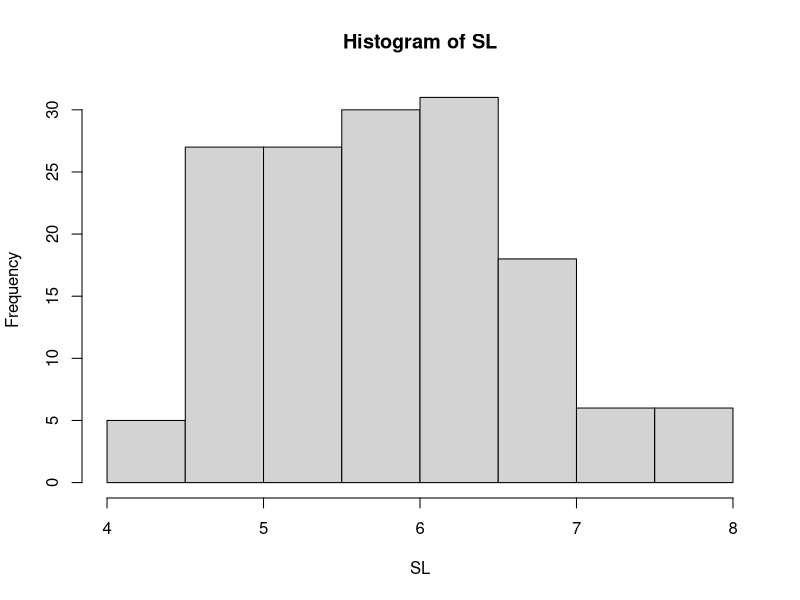
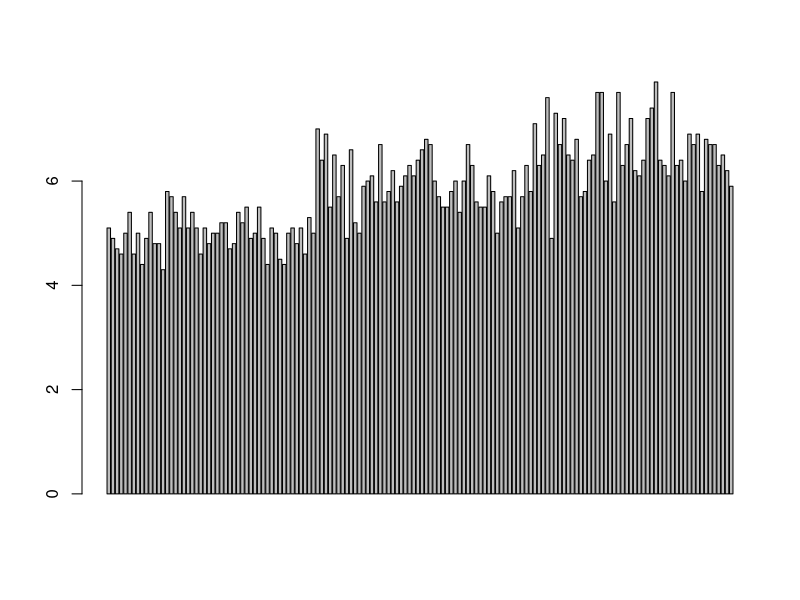
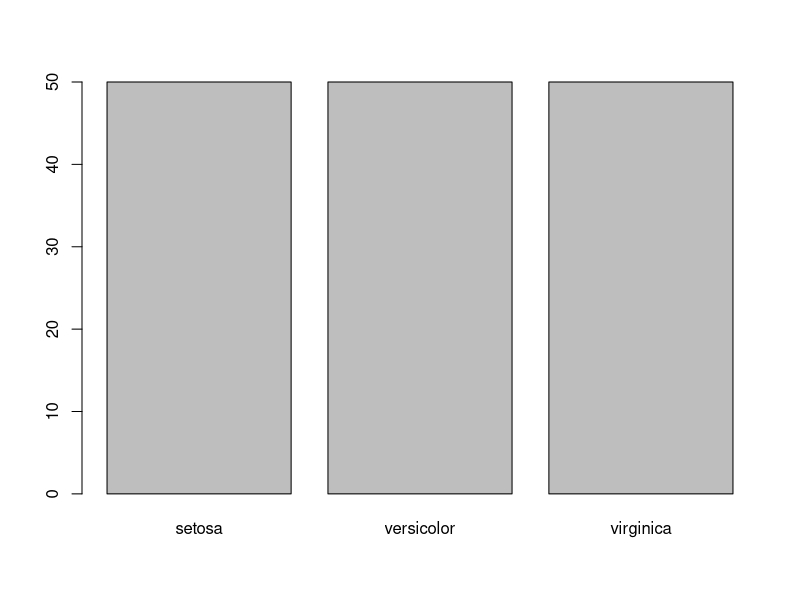
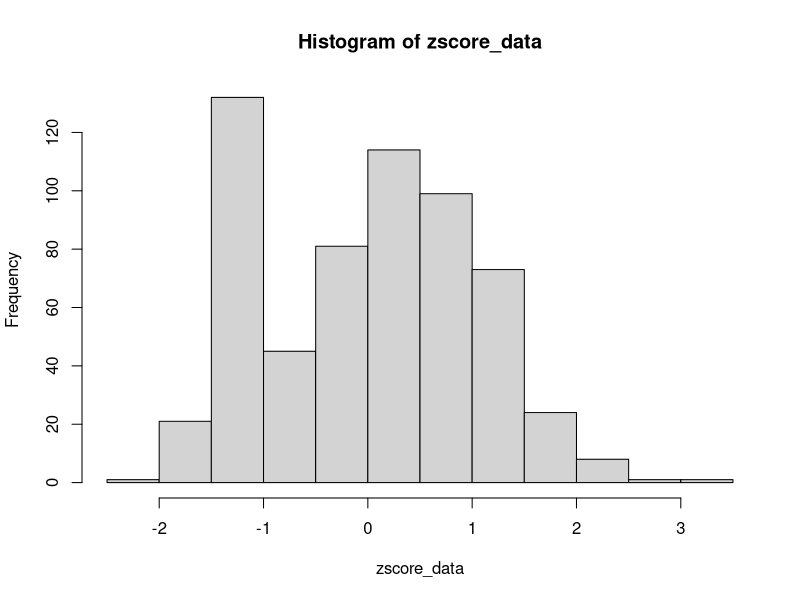

Source code (R) for these figures, in order:
#EDA

mydata <- iris

head(mydata)
str(mydata) #stretcher very IMP

levels(mydata$Species) #displaying kitna diffrent variation he wo
unique(mydata$Species) #max value in column

table(mydata$Species) #giving frequency and count

SL <- mydata$Sepal.Length # ungroup data
SL

mean(SL)
median(SL)
mode(SL)

y <- table(SL)
y

m <- names(y)[which(y == max(y))] #most frequent no. eg mode
m   

sd(SL) #sd and var calculate
var(SL)

summary(SL)
quantile(SL) #calcutate IQR
summary(mydata)

hist(SL)
barplot(SL)
?hist

MS <- mydata$Species

t <- table(MS)
barplot(t)

typeof(t)
typeof(mydata$Species)

head(mydata) #bcz all data in diff so doing in same scale 
mydata_numeric <- mydata[,c(1,2,3,4)] #blank means taking all rows 
mydata_numeric
zscore_data <- scale(mydata_numeric)
head(zscore_data)
hist(zscore_data)
